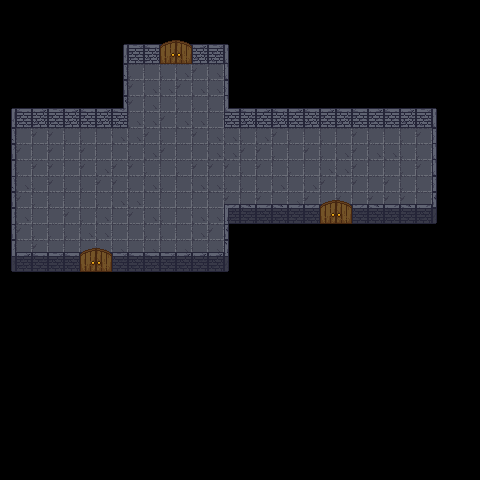

A level layout from a 2D game, rendered from its tile map. Below: a short description, then the map file with tile-grid data replaced by summaries:
An orthogonal 30x30 tile map with 16x16 px tiles, 4 tile layers (Tile Layer 2, Tile Layer 1, Tile Layer 3, Tile Layer 4), 3 tilesets and 10 objects.

<map version="1.10" tiledversion="1.10.2" orientation="orthogonal" renderorder="right-down" width="30" height="30" tilewidth="16" tileheight="16" infinite="0" nextlayerid="6" nextobjectid="14">
 <tileset firstgid="1" source="Walls.tsx" />
 <tileset firstgid="118" source="Floor.tsx" />
 <tileset firstgid="122" source="DoubleDoor.tsx" />
 <layer id="2" name="Tile Layer 2" width="30" height="30">
  <data>[900 cells, 36 non-empty, 4 distinct tile ids]</data>
 </layer>
 <layer id="1" name="Tile Layer 1" width="30" height="30">
  <data>[900 cells, 299 non-empty, 31 distinct tile ids]</data>
 </layer>
 <layer id="3" name="Tile Layer 3" width="30" height="30">
  <data>[900 cells, 12 non-empty, 4 distinct tile ids]</data>
 </layer>
 <layer id="4" name="Tile Layer 4" width="30" height="30">
  <data>[900 cells, 0 non-empty, 0 distinct tile ids]</data>
 </layer>
 <objectgroup id="5" name="Object Layer 1">
  <object id="1" x="14" y="108" width="112" height="4" />
  <object id="2" x="123" y="48" width="3" height="60" />
  <object id="3" x="126" y="45" width="103" height="3" />
  <object id="7" x="226" y="48" width="3" height="64" />
  <object id="8" x="229" y="108" width="208" height="4" />
  <object id="9" x="434" y="112" width="3" height="96" />
  <object id="10" x="226" y="204" width="208" height="4" />
  <object id="11" x="226" y="208" width="3" height="48" />
  <object id="12" x="11" y="252" width="215" height="4" />
  <object id="13" x="11" y="108" width="3" height="144" />
 </objectgroup>
</map>
